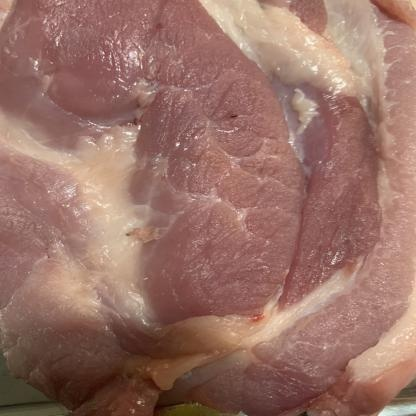
#> input picture meat/FreshMeat/0003.jpg, 416 x 416 px, found by its file name; its folder holds only this picture in this run
$ jupyter execute --allow-errors experiment3.ipynb   (older library calls are emulated)
#> lines starting #> are read from the running program, lines starting #| are printed output that depends on the picture; after the words box and inside, x2 and y2 are one past the last pixel; in counts of white or black regions, pixels touching at a corner belong together
[cell 1]
import os
import cv2 as cv
import matplotlib.pyplot as plt
import numpy as np
import pandas as pd
from sklearn.model_selection import train_test_split, cross_val_predict
from sklearn.metrics import accuracy_score, classification_report
from skimage.feature import graycomatrix, graycoprops
from scipy.stats import entropy
from sklearn.ensemble import RandomForestClassifier
from sklearn.svm import SVC
from sklearn.neighbors import KNeighborsClassifier
from sklearn.metrics import accuracy_score, precision_score, recall_score, f1_score, confusion_matrix, classification_report
from sklearn.metrics import (confusion_matrix, ConfusionMatrixDisplay)
import seaborn as sns

Secara garis besar, fungsionalitas dari library-library tersebut dapat dikelompokkan sebagai berikut:

* **Manipulasi Data dan Sistem Operasi (`os`, `numpy`, `pandas`):** Digunakan untuk berinteraksi dengan direktori komputer saat membaca berkas gambar, serta mengelola dan menstrukturkan data fitur gambar ke dalam bentuk matriks atau tabel (*dataframe*). Fungsi khusus seperti `sliding_window_view` digunakan untuk mengekstrak bagian-bagian kecil (patch) dari gambar secara efisien.
* **Pemrosesan Citra dan Ekstraksi Fitur (`cv2`, `skimage`, `scipy`):** OpenCV (`cv2`) bertugas untuk membaca dan memanipulasi gambar asli. Selanjutnya, `skimage.feature` (melalui GLCM atau *Gray-Level Co-occurrence Matrix*) dan `scipy.stats` (`entropy`) digunakan untuk mengekstrak karakteristik tekstur dan tingkat acak (entropi) dari gambar tersebut agar dapat dipahami oleh model komputer.
* **Machine Learning (`sklearn`):** Bertindak sebagai mesin kecerdasan buatan. Modul ini membagi data menjadi data latih dan data uji (`train_test_split`), lalu mengklasifikasikan tekstur gambar menggunakan tiga algoritma berbeda, yaitu **Random Forest**, **Support Vector Machine (SVC)**, dan **K-Nearest Neighbors (KNN)**.
* **Visualisasi dan Evaluasi Performa (`matplotlib`, `seaborn`, `sklearn.metrics`, `IPython`):** Setelah model selesai melakukan klasifikasi, kelompok *library* ini digunakan untuk menghitung tingkat akurasi, presisi, dan *recall*, serta menampilkan grafis berupa *Confusion Matrix* secara interaktif untuk melihat seberapa akurat model dalam menebak kelas gambar.

## Data Loading

Struktur folder dataset:
```
└──meat
    ├── FreshMeat
    │   ├── 0001.jpg
    │   ├── 0002.jpg
    │   └── ...
    └── RottenMeat
        ├── 0001.jpg
        ├── 0002.jpg
        └── ...
```

Kode di bawah ini digunakan untuk membaca dataset citra daging dari folder bernama `meat`, yang berisi subfolder sesuai dengan label kelas masing-masing. Untuk setiap subfolder, seluruh file gambar di dalamnya dibaca menggunakan OpenCV, kemudian dipastikan bertipe `uint8` dan dikonversi menjadi citra grayscale agar informasi warna disederhanakan menjadi satu kanal intensitas. Setiap citra yang berhasil dibaca disimpan ke dalam list `data`, nama subfolder (label kelas) disimpan ke dalam list `labels`, dan nama file gambar disimpan ke dalam list `file_name`. Setelah seluruh proses pembacaan selesai, ketiga list tersebut—`data` dan `labels` dikonversi menjadi array numpy agar lebih mudah diproses pada tahap selanjutnya.

[cell 2]
data = []
labels = []
file_name = []
for sub_folder in os.listdir("meat\\"):
    sub_folder_files = os.listdir(os.path.join("meat\\", sub_folder))
    for i, filename in enumerate(sub_folder_files):
        img_path = os.path.join("meat\\", sub_folder, filename)
        img = cv.imread(img_path)
#> img is the input picture: shape (416, 416, 3); mean B, G, R 102, 112.9, 153
        img = img.astype(np.uint8)
        img = cv.cvtColor(img, cv.COLOR_BGR2GRAY)
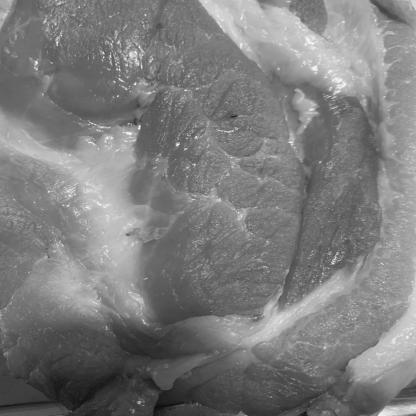
#> img: shape (416, 416); min 10, max 251, mean 123.7

        data.append(img)
        labels.append(sub_folder)
        name = os.path.splitext(filename)[0]
        file_name.append(filename)

data = np.array(data)
labels = np.array(labels)

[cell 3]
unique_labels, counts = np.unique(labels, return_counts=True)
plt.figure(figsize=(6, 4))
plt.bar(unique_labels, counts)
plt.ylabel("Jumlah Gambar")
plt.title("Distribusi Data per Label")
plt.tight_layout()
plt.show()
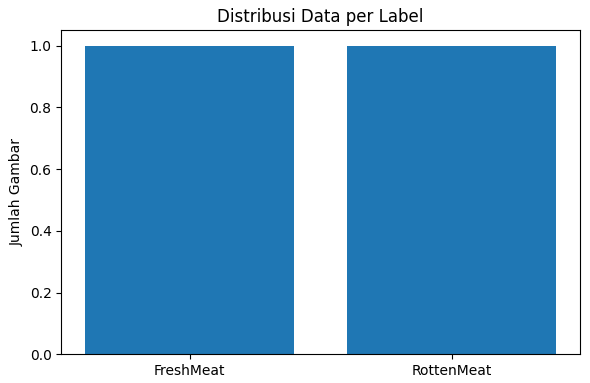
#> figure drawn by matplotlib, 1 panel

print("Jumlah total data:", len(labels))
for lab, c in zip(unique_labels, counts):
    print(f"  {lab}: {c} file")

## Data Preparation

### Define Preprocessing Function

[cell 4]
def resize(img, target_size=(128, 128)):
    return cv.resize(img, target_size, interpolation=cv.INTER_AREA)

def otsu_thres(img):
    hist, _ = np.histogram(img.flatten(), 256, [0,256])
    total = img.size
    current_max, threshold = 0, 0
    sum_total = np.dot(np.arange(256), hist)

    sum_B, weight_B = 0, 0
    for i in range(256):
        weight_B += hist[i]
        if weight_B == 0: continue
        weight_F = total - weight_B
        if weight_F == 0: break

        sum_B += i * hist[i]
        mB = sum_B / weight_B
        mF = (sum_total - sum_B) / weight_F

        var_between = weight_B * weight_F * (mB - mF) ** 2
        if var_between > current_max:
            current_max = var_between
            threshold = i

    return np.where(img >= threshold, 255, 0).astype(np.uint8)

kernel_3x3 = np.ones((3, 3), dtype=np.uint8)
kernel_5x5 = np.ones((5, 5), dtype=np.uint8)

def pad_image(img, pad_size):
    return np.pad(img, pad_size, mode='edge')

def erosi_grayscale(img, kernel):
    h, w = img.shape
    kh, kw = kernel.shape
    pad_h, pad_w = kh // 2, kw // 2

    img_padded = pad_image(img, ((pad_h, pad_h), (pad_w, pad_w)))
    result = np.zeros_like(img)

    for i in range(h):
        for j in range(w):
            # Ambil region of interest (ROI) sewarna kernel
            roi = img_padded[i:i+kh, j:j+kw]
            result[i, j] = np.min(roi)

    return result

def dilasi_grayscale(img, kernel):
    h, w = img.shape
    kh, kw = kernel.shape
    pad_h, pad_w = kh // 2, kw // 2

    img_padded = pad_image(img, ((pad_h, pad_h), (pad_w, pad_w)))
    result = np.zeros_like(img)

    for i in range(h):
        for j in range(w):
            roi = img_padded[i:i+kh, j:j+kw]
            result[i, j] = np.max(roi)

    return result

def opening_grayscale(img, kernel):
    return dilasi_grayscale(erosi_grayscale(img, kernel), kernel)

def closing_grayscale(img, kernel):
    return erosi_grayscale(dilasi_grayscale(img, kernel), kernel)

def bitwise_and(img, mask):
    return np.where(mask > 0, img, 0).astype(np.uint8)

def show_samples(images, title):
    fig, axes = plt.subplots(1, 6, figsize=(15, 3))
    fig.suptitle(title, fontsize=14)
    for i, ax in enumerate(axes):
        ax.imshow(images[i], cmap='gray')
        ax.axis('off')
    plt.show()

Fungsi `otsu_thres` bertugas memisahkan objek daging dari latar belakangnya secara otomatis dengan mencari nilai ambang batas (*threshold*) yang paling optimal. Prosesnya dimulai dengan menghitung histogram citra untuk melihat distribusi intensitas piksel, kemudian melakukan perulangan dari nilai tingkat keabuan 0 hingga 255. Pada setiap iterasi, fungsi ini membagi citra menjadi dua kelas hipotesis—yaitu latar belakang (*background*) dan objek (*foreground*), lalu menghitung bobot serta rata-rata nilai piksel dari kedua kelas tersebut. Nilai *threshold* terbaik diambil dari titik yang menghasilkan nilai varians antar-kelas tertinggi ($var\_between$), di mana setelah nilai tersebut ditemukan, semua piksel yang intensitasnya sama atau lebih besar dari *threshold* akan diubah menjadi putih (255) dan sisanya menjadi hitam (0) untuk menghasilkan citra biner (masker).

Fungsi `opening_grayscale` merupakan operasi morfologi yang bertujuan untuk membersihkan *noise* atau bintik-bintik kecil yang tidak diinginkan tanpa mengubah ukuran asli dari objek daging utama. Fungsi ini bekerja dalam dua tahap berurutan menggunakan struktur matriks penyaring bernama `kernel`. Tahap pertama adalah operasi **Erosi** (`erosi_grayscale`), di mana jendela kernel bergeser ke seluruh citra dan mengambil nilai piksel minimum di areanya, sehingga mengikis tepian objek dan menghilangkan noda putih berukuran kecil yang terisolasi di latar belakang. Tahap kedua adalah operasi **Dilasi** (`dilasi_grayscale`), yang langsung mengambil hasil erosi tersebut lalu memperluas kembali tepian objek daging utama dengan cara mengambil nilai piksel maksimum di bawah cakupan kernel agar ukurannya kembali seperti semula.

Fungsi `bitwise_and` bertugas menggabungkan hasil segmentasi kembali ke gambar asli agar tekstur di dalam daging dapat dipertahankan sementara latar belakangnya dibuang sepenuhnya. Fungsi ini memanfaatkan struktur logika kondisi lewat `np.where` dengan memeriksa setiap piksel pada gambar masker biner yang telah dibersihkan sebelumnya. Jika suatu posisi piksel pada masker memiliki nilai lebih besar dari 0 (berwarna putih atau area objek daging), maka fungsi akan mempertahankan nilai intensitas piksel asli dari gambar daging tersebut. Sebaliknya, jika posisi piksel pada masker bernilai 0 (berwarna hitam atau area latar belakang), maka fungsi akan langsung mengubah piksel pada gambar hasil menjadi hitam pekat (0), sehingga menyisakan objek daging murni berlatar belakang bersih yang siap diekstrak fiturnya.

### Preprocessing

[cell 5]
# pada bagian ini bisa gunakan data yang sebelum augmentasi atau setelah augmentasi
dataPreprocessed = []
for i in range(len(data)):
    # Karena data di awal sudah diubah ke grayscale saat di-load, cukup memasukkannya langsung ke dalam dataPreprocessed
    img_processed = data[i]
    img_resize = resize(img_processed)
    img_otsu = otsu_thres(img_resize)
    img_opening = opening_grayscale(img_otsu, kernel_3x3)
    img_and = bitwise_and(img_resize, img_opening)

    # Masukkan ke dalam list agar tidak kosong
    dataPreprocessed.append(img_and)
#> this loop made 2 passes
#> (total in otsu_thres, sum_total in otsu_thres) on passes 1 to 2: (16384, 2026344), (16384, 2072954)
#> pass 1, `img_otsu = otsu_thres(img_resize)`:
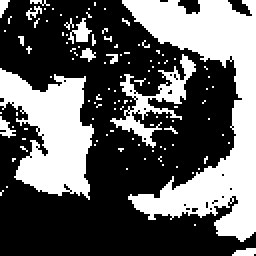
#> img_otsu: shape (128, 128) (shown 2 times larger); 37.6% white; 112 white regions (103 under 20 px), largest, box (x1, y1, x2, y2) and area: (61, 0, 128, 121) 3334, (0, 34, 47, 100) 1817, (55, 27, 98, 74) 524
#> pass 1, in erosi_grayscale, `img_padded = pad_image(img, ((pad_h, pad_h), (pad_w, pad_w)))`:
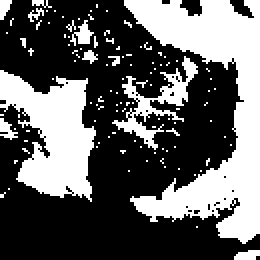
#> img_padded: shape (130, 130) (shown 2 times larger); 37.8% white; 112 white regions (102 under 20 px), largest, box (x1, y1, x2, y2) and area: (62, 0, 130, 122) 3498, (0, 35, 48, 101) 1834, (56, 28, 99, 75) 524
#> pass 1, in dilasi_grayscale, `img_padded = pad_image(img, ((pad_h, pad_h), (pad_w, pad_w)))`:
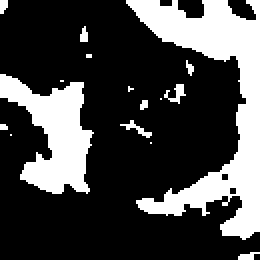
#> img_padded: shape (130, 130) (shown 2 times larger); 27.2% white; 16 white regions (9 under 20 px), largest, box (x1, y1, x2, y2) and area: (63, 0, 130, 120) 2909, (0, 37, 47, 97) 1456, (82, 42, 93, 52) 47
#> after the loop:
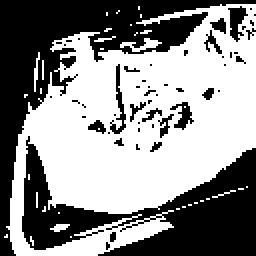
#> img_otsu: shape (128, 128) (shown 2 times larger); 55.5% white; 52 black regions (40 under 20 px), largest, box (x1, y1, x2, y2) and area: (0, 0, 128, 128) 3586, (11, 68, 128, 128) 3066, (114, 3, 124, 21) 95
#> after the loop, dataPreprocessed = 2 items
#> (the rest of the program and of its run is left out)
